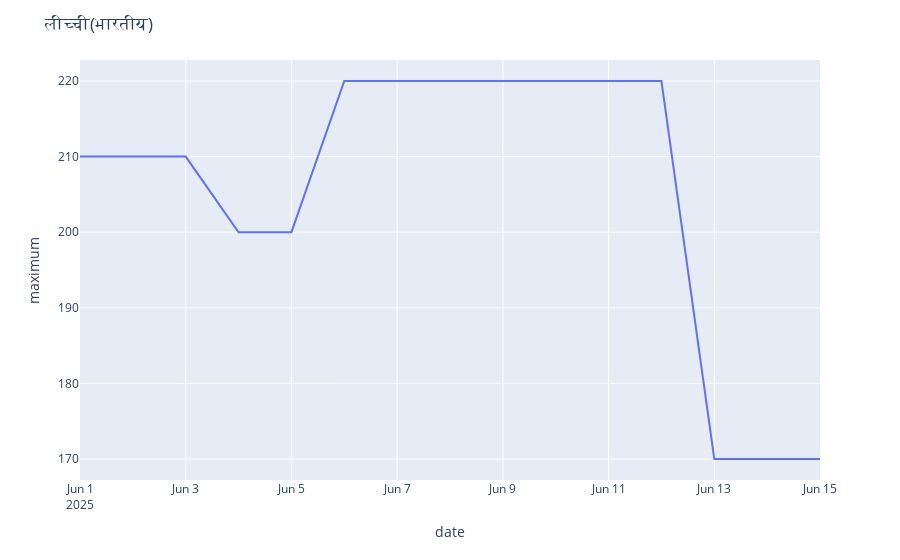

Notebook code cell kept with this figure:
### Code cell
fig = px.line(veg, x='date', y='maximum')

# Add graph title
fig.update_layout(title='लीच्ची(भारतीय)')

fig.show()

### Figure 1 — Plotly figure (JSON) as saved in the notebook; plotly's stock layout.template omitted (floating-point values rounded to 4 significant figures)
{"data": [{"hovertemplate": "date=%{x}<br>maximum=%{y}<extra></extra>", "legendgroup": "", "line": {"color": "#636efa", "dash": "solid"}, "marker": {"symbol": "circle"}, "mode": "lines", "name": "", "orientation": "v", "showlegend": false, "type": "scatter", "x": ["2025-06-01T00:00:00.000000000", "2025-06-02T00:00:00.000000000", "2025-06-03T00:00:00.000000000", "2025-06-04T00:00:00.000000000", "2025-06-05T00:00:00.000000000", "2025-06-06T00:00:00.000000000", "2025-06-07T00:00:00.000000000", "2025-06-08T00:00:00.000000000", "2025-06-09T00:00:00.000000000", "2025-06-10T00:00:00.000000000", "2025-06-11T00:00:00.000000000", "2025-06-12T00:00:00.000000000", "2025-06-13T00:00:00.000000000", "2025-06-14T00:00:00.000000000", "2025-06-15T00:00:00.000000000"], "xaxis": "x", "y": [210, 210, 210, 200, 200, 220, 220, 220, 220, 220, 220, 220, 170, 170, 170], "yaxis": "y"}], "layout": {"legend": {"tracegroupgap": 0}, "margin": {"t": 60}, "title": {"text": "लीच्ची(भारतीय)"}, "xaxis": {"anchor": "y", "domain": [0, 1], "title": {"text": "date"}}, "yaxis": {"anchor": "x", "domain": [0, 1], "title": {"text": "maximum"}}}}
